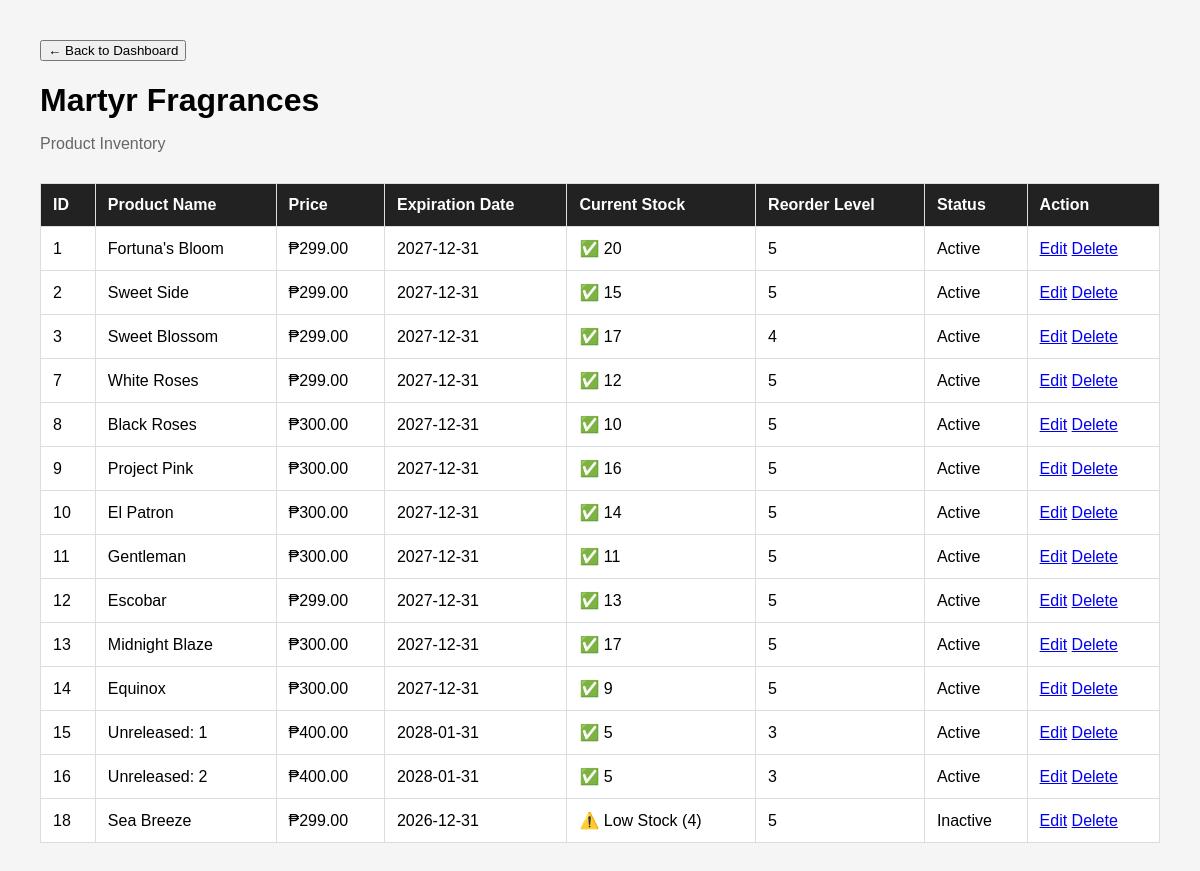
The page /products.php on the database as committed earlier.
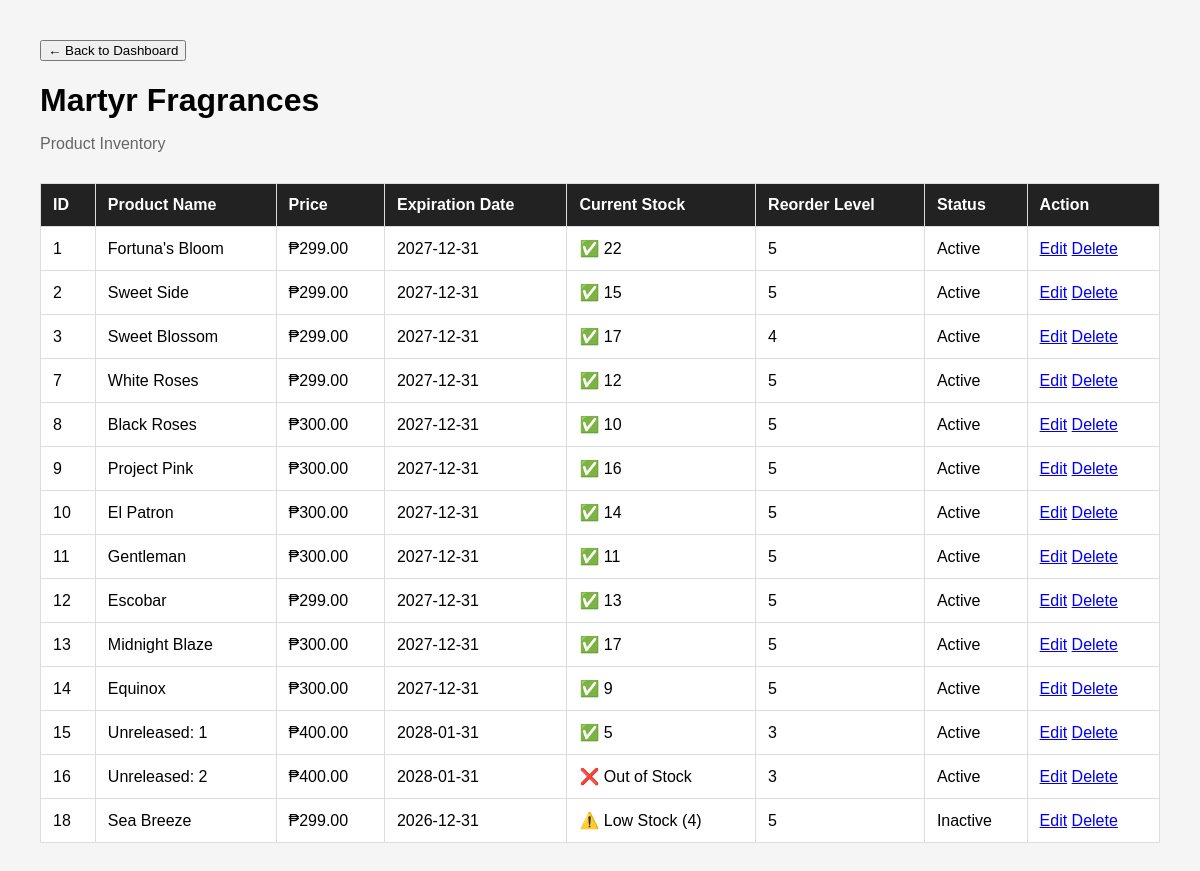
The same page on the database as committed later.
### tables this page shows
CREATE TABLE `products` (
  `product_id` int(11) NOT NULL AUTO_INCREMENT,
  `product_name` varchar(100) NOT NULL,
  `unit_price` decimal(10,2) NOT NULL,
  `expiration_date` date DEFAULT NULL,
  `current_stock` int(11) NOT NULL DEFAULT 0,
  `reorder_level` int(11) NOT NULL DEFAULT 0,
  `status` varchar(20) NOT NULL DEFAULT 'Active',
  PRIMARY KEY (`product_id`)
);

### products.php (the view, shortened to what this page needs)
<?php
include "martyfragrance_db.php";
$sql = "SELECT * FROM products ORDER BY product_id ASC";
$result = $conn->query($sql);
?>
<!DOCTYPE html>
<html lang="en">
<head>
    <a href="index.php">
    <button type="button">← Back to Dashboard</button>
</a>
</head>
<body>
    <h1>Martyr Fragrances</h1>
    <p class="subtitle">
        Product Inventory
    </p>
    <table>
        <thead>
            <tr>
                <th>ID</th>
                <th>Product Name</th>
                <th>Price</th>
                <th>Expiration Date</th>
                <th>Current Stock</th>
                <th>Reorder Level</th>
                <th>Status</th>
                <th>Action</th>
            </tr>
        </thead>
        <tbody>
            <?php
            if ($result->num_rows > 0) {
                while ($row = $result->fetch_assoc()) {
                    echo "<tr>";
                    echo "<td>" . $row["product_id"] . "</td>";
                    echo "<td>" . $row["product_name"] . "</td>";
                    echo "<td>₱" . number_format($row["unit_price"], 2) . "</td>";
                    echo "<td>" . $row["expiration_date"] . "</td>";
                    $stock = $row["current_stock"];
                    $reorder = $row["reorder_level"];
                    if ($stock == 0) {
                        $stock_display = "❌ Out of Stock";
                    } elseif ($stock <= $reorder) {
                        $stock_display = "⚠️ Low Stock (" . $stock . ")";
                    } else {
                        $stock_display = "✅ " . $stock;
                    }
                    echo "<td>" . $stock_display . "</td>";
                    echo "<td>" . $row["reorder_level"] . "</td>";
                    echo "<td>" . $row["status"] . "</td>";
                    echo "<td>";
                    echo "<a href='edit_product.php?id=" . $row["product_id"] . "'>Edit</a> ";
                    echo "<a href='delete_product.php?id=" . $row["product_id"] . "'
                        onclick=\"return confirm('Are you sure you want to deactivate this product?');\">
                        Delete
                        </a>";
                    echo "</td>";
                    echo "</tr>";
                }
            } else {
                echo "<tr>";
                echo "<td colspan='7'>No products found.</td>";
                echo "</tr>";
            }
            ?>
        </tbody>
    </table>
</body>
</html>

### products.php (style rules this page uses)
body { font-family: Arial, sans-serif; margin: 40px; background-color: #f5f5f5; }
h1 { margin-bottom: 5px; }
.subtitle { color: #666; margin-bottom: 30px; }
table { width: 100%; border-collapse: collapse; background-color: white; }
th, td { padding: 12px; border: 1px solid #ddd; text-align: left; }
th { background-color: #222; color: white; }

Rows that differ between the two databases and show on the page:
changed products "Fortuna's Bloom": current_stock "✅ 20" → "✅ 22"
changed products "Unreleased: 2": current_stock "✅ 5" → "❌ Out of Stock"
